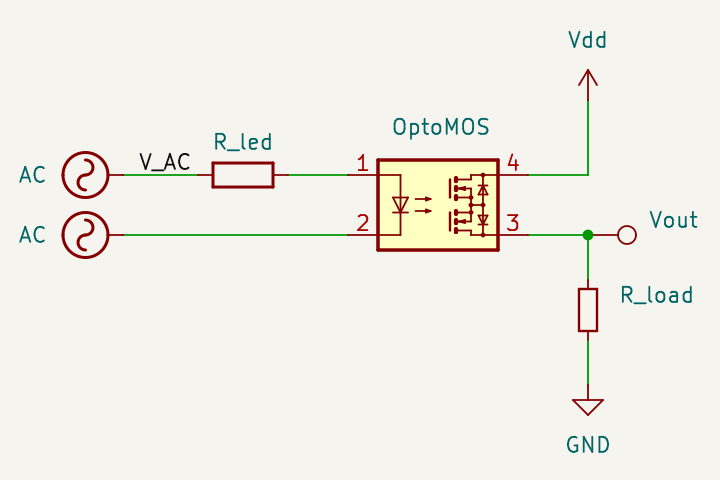
#> input picture images/ok_schematics.png, 720 x 480 px
$ python sinewave.py
#> lines starting #> are read from the running program, lines starting #| are printed output that depends on the picture
import matplotlib.pyplot as plt
import numpy as np
from PIL import Image


def arrow(ax, p1, p2, **props):
    ax.annotate("", p1, p2,
                arrowprops=dict(arrowstyle="<->", shrinkA=0, shrinkB=0, **props))

def rarrow(ax, p1, p2, **props):
    ax.annotate("", p1, p2,
                arrowprops=dict(arrowstyle="<-", shrinkA=0, shrinkB=0, **props))


# AC voltage magnitude, V
v_ac = 120 * np.sqrt(2)

# Optocoupler on current, A
i_oc = 1.6e-3

# x axis (time) units, ms
t_unit = 1e-3

# AC frequency, Hz
freq_ac = 60

# LED current limiting resistor value, Ohm
r_led = 80e3

# Duty time, fraction
duty = 0.2

full_period = 1/freq_ac/t_unit
x = np.linspace(full_period/8, 2.125*full_period, 500)

y = np.sin(x * freq_ac * 2 * np.pi * t_unit) * v_ac

# 3 plots: 1 = sine wave, 2 = output logic level, 3 = STM32 timers

# Plot 1. Sine wave.
ax_w, ax_v, ax_t = plt.figure(figsize=(7.5, 6)).subplots(
	3,
	height_ratios = [0.6, 0.2, 0.2],
	sharex='col',
	gridspec_kw = { "hspace": 0.01 }
)

ax_w.set_ylabel("AC voltage", loc='center')
ax_w.set_yticks([])

ax_w.plot(x, y)

aymin, aymax = ax_w.get_ylim()
axmin, axmax = ax_w.get_xlim()
axmax += full_period / 1.5
axmin = axmin/2
aspect_ratio = (aymax - aymin)/(axmax - axmin)

# fix the Axes limits so that the following helper drawings
# cannot change them further.
ax_w.set(xlim=[axmin, axmax], ylim=[aymin, aymax])

# Fill the area where Opto is ON
ax_w.fill_between(x, y, r_led * i_oc, where=y>(r_led * i_oc), facecolor="orange" )

# Detect optocoupler output edges
vout = y > r_led * i_oc
diff = np.logical_xor(np.append(vout, False), np.insert(vout, 0, False))
diff = np.delete(diff, -1)
edges = x[diff]

# Fill the area where TRIAC is ON
y_triac = np.sin(np.pi * duty) * v_ac
triac_on = np.logical_and(np.abs(y)<y_triac, x % (full_period/2) > full_period/4)
ax_w.fill_between(x, 0, y, where=triac_on, facecolor="red" )

# Add zero voltage line
ax_w.axhline(ls='--')
ax_w.text(40, 5, "V=0", size=14)

# Add Opto ON line
ax_w.axhline(r_led * i_oc, ls='--', color='orange')
ax_w.text(39, r_led * i_oc+10, r"$\tt{V=R_{led} I_{on}}$", size=14)
ax_w.annotate(r"$\rm{t_{on}}$", (edges[0], aymin), ((edges[0] + edges[1])/2, aymin*0.75),
                arrowprops=dict(arrowstyle="->", shrinkA=0, shrinkB=0))
ax_w.annotate(r"$\rm{t_{on}}$", (edges[2], aymin), ((edges[2] + edges[3])/2, aymin*0.75),
                arrowprops=dict(arrowstyle="->", shrinkA=0, shrinkB=0))


# Add zero crossing marks
zero_crossings = np.asarray([i * full_period / 2 for i in range(5)])
ax_w.vlines(zero_crossings, aymin, 0, linestyles='dotted')

# TRIAC ON marks
triac_edges = zero_crossings - duty * full_period / 2
ax_w.vlines(triac_edges, aymin, 0, linestyles='dotted', color='red')

# Add OC Vout edge lines
ax_w.vlines(edges, aymin, r_led * i_oc, linestyles='dotted', color='orange')

# Add circuit schematics
image = np.asarray(Image.open('ok_schematics.png'))
#> image is the input picture: shape (480, 720, 4); mean R, G, B, A 99.4, 83.1, 0.7, 23.4
l, b, w, h = ax_w.get_position().bounds


ax_w2 = plt.axes((l + w - w/2.65, b, w/2.25, h/2.25),
	xlim=(0, 720), ylim=(480, 0),
	frame_on=False, xticks=[], yticks=[])

# Force transparency
im_copy = np.copy(image)
im_copy[image[:,:,3] < 17] = 0
# Draw
ax_w2.imshow(im_copy)

# Plot 2. Optical relay output.

ax_v.set_yticks([])
ax_v.set_ylabel("Vout")
ax_v.plot(x, vout, color="orange")

# Add arrows and text to indicate input timers
arrow(ax_v, (edges[0], 0.1), (edges[2], 0.1), color="sienna")
arrow(ax_v, (edges[2], 0.2), (edges[3], 0.2), color="olive")
ax_v.vlines(zero_crossings, 0, 1, linestyles='dotted')

ax_v.text((edges[0] + edges[2]) / 2, 0.14, r"$\tt{T1_{CH1}}$", size=12)
ax_v.text(edges[2], 0.24, r"$\tt{T1_{CH2}}$", size=12)

# Plot 3. TRIAC control
ax_t.set_yticks([])

ax_t.set_ylabel("Triac gate")
ax_t.plot(x, triac_on, color = 'red')
arrow(ax_t, (edges[2], 0.6), (triac_edges[3], 0.6), color="teal")
ax_t.text(edges[2], 0.64, r"$\tt{T1_{CH3}}$", size=12)
ax_t.vlines(zero_crossings, 0, 1, linestyles='dotted')
ax_v.vlines(triac_edges, 0, 1, linestyles='dotted', color='red')
ax_t.vlines(edges[2], 0, 1, linestyles='dotted', color='orange')

arrow(ax_t, (edges[2], 0.6), (triac_edges[3], 0.6), color="teal")
#arrow(ax_t, (edges[2], 0.2), (triac_edges[3], 0.2), color="cyan")

ax_t.text(zero_crossings[3], 0.24, r"$\tt{T2_{CH1}}$", size=12)
rarrow(ax_t, (triac_edges[3], 0.2), (zero_crossings[3], 0.2), color="cyan")
rarrow(ax_t, (zero_crossings[3], 0.2), (triac_edges[4], 0.2), color="cyan")

ax_t.set_xlabel("Time, ms")

plt.savefig("sinewave.png", dpi=200, pad_inches=0.0)
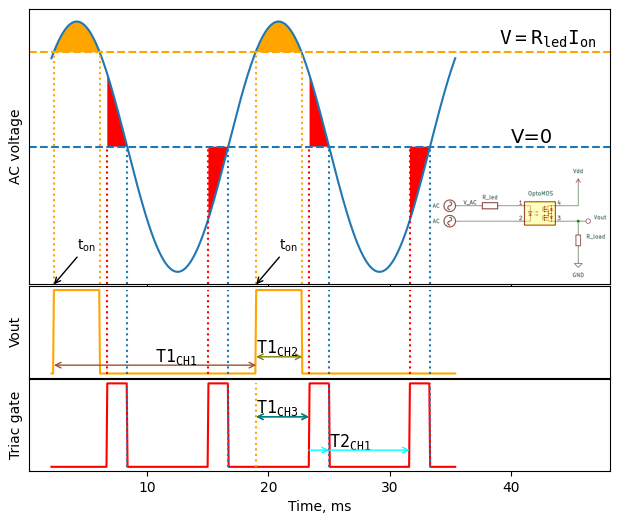
#> figure drawn by matplotlib, 4 panels
plt.show()
